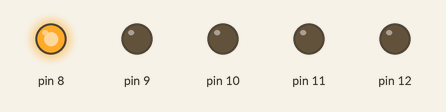
Bench run of a sketch on a simulated Arduino Uno, built with avr-gcc and run on an emulated ATmega328P. Parts: output pins drawn as LEDs (lit = HIGH).

Above: at 0.2 s.
At 1.2 s:
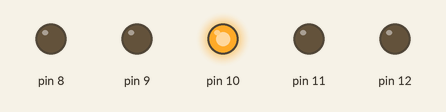
At 1.7 s:
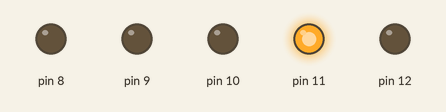
At 2.2 s:
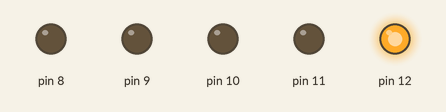
At 4.7 s:
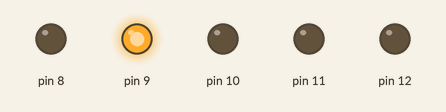
Timing chart, 0 to 5.2 s (numbered marks = the images above):
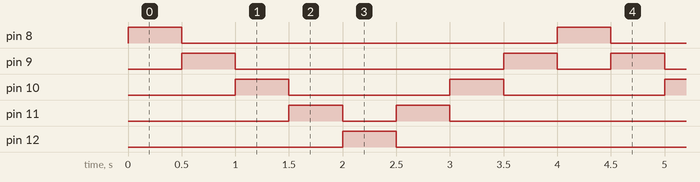

The sketch:

sketch_nov10c.ino
```cpp
#include <avr/io.h>
#define F_CPU 16000000UL
#include <util/delay.h>


void forward();
void backward();
const int del = 500;

int main(void)
{
	DDRB = DDRB | 0b00011111;
    PORTB =  0b00000001;


    while (1)
    {

        forward();
        backward();
    }
}

void forward(){
    while(!(PORTB & (1<<4))){
        _delay_ms(del);
        PORTB = PORTB * 2 ;
    }


}

void backward(){
 while(!(PORTB & (1<<0))){
        _delay_ms(del);
        PORTB = PORTB / 2 ;
    }

}
```

Measured:
- by itself, pin 8, pin 12: alternates HIGH for 0.50 s and LOW for 3.5 s
- by itself, pin 9: repeats every 4.0 s: LOW 2.5 s, HIGH 0.50 s, LOW 0.50 s, HIGH 0.50 s
- by itself, pin 10: alternates HIGH for 0.50 s and LOW for 1.5 s
- by itself, pin 11: repeats every 4.0 s: LOW 0.50 s, HIGH 0.50 s, LOW 2.5 s, HIGH 0.50 s
